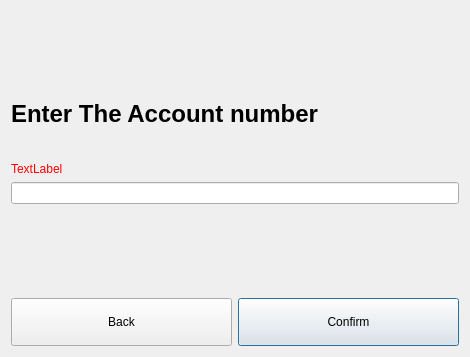
<?xml version="1.0" encoding="UTF-8"?>
<ui version="4.0">
 <class>DeleteUserWindow</class>
 <widget class="QDialog" name="DeleteUserWindow">
  <property name="geometry">
   <rect>
    <x>0</x>
    <y>0</y>
    <width>470</width>
    <height>357</height>
   </rect>
  </property>
  <property name="windowTitle">
   <string>Dialog</string>
  </property>
  <layout class="QVBoxLayout" name="verticalLayout">
   <item>
    <spacer name="verticalSpacer_3">
     <property name="orientation">
      <enum>Qt::Vertical</enum>
     </property>
     <property name="sizeHint" stdset="0">
      <size>
       <width>20</width>
       <height>40</height>
      </size>
     </property>
    </spacer>
   </item>
   <item>
    <widget class="QLabel" name="label">
     <property name="styleSheet">
      <string notr="true">QLabel{


font-size:24px;


font-weight:500;

}</string>
     </property>
     <property name="text">
      <string>Enter The Account number </string>
     </property>
    </widget>
   </item>
   <item>
    <spacer name="verticalSpacer_2">
     <property name="orientation">
      <enum>Qt::Vertical</enum>
     </property>
     <property name="sizeType">
      <enum>QSizePolicy::Fixed</enum>
     </property>
     <property name="sizeHint" stdset="0">
      <size>
       <width>20</width>
       <height>28</height>
      </size>
     </property>
    </spacer>
   </item>
   <item>
    <widget class="QLabel" name="label_error">
     <property name="styleSheet">
      <string notr="true">QLabel{


color:red;

}</string>
     </property>
     <property name="text">
      <string>TextLabel</string>
     </property>
    </widget>
   </item>
   <item>
    <widget class="QLineEdit" name="lineEdit"/>
   </item>
   <item>
    <spacer name="verticalSpacer">
     <property name="orientation">
      <enum>Qt::Vertical</enum>
     </property>
     <property name="sizeHint" stdset="0">
      <size>
       <width>20</width>
       <height>40</height>
      </size>
     </property>
    </spacer>
   </item>
   <item>
    <layout class="QHBoxLayout" name="horizontalLayout">
     <item>
      <widget class="QPushButton" name="pushButton_back">
       <property name="styleSheet">
        <string notr="true">QPushButton{


height:40px;


}</string>
       </property>
       <property name="text">
        <string>Back</string>
       </property>
       <property name="autoDefault">
        <bool>false</bool>
       </property>
      </widget>
     </item>
     <item>
      <widget class="QPushButton" name="pushButton_confirm">
       <property name="styleSheet">
        <string notr="true">QPushButton{


height:40px;


}</string>
       </property>
       <property name="text">
        <string>Confirm</string>
       </property>
      </widget>
     </item>
    </layout>
   </item>
  </layout>
 </widget>
 <resources/>
 <connections/>
</ui>
